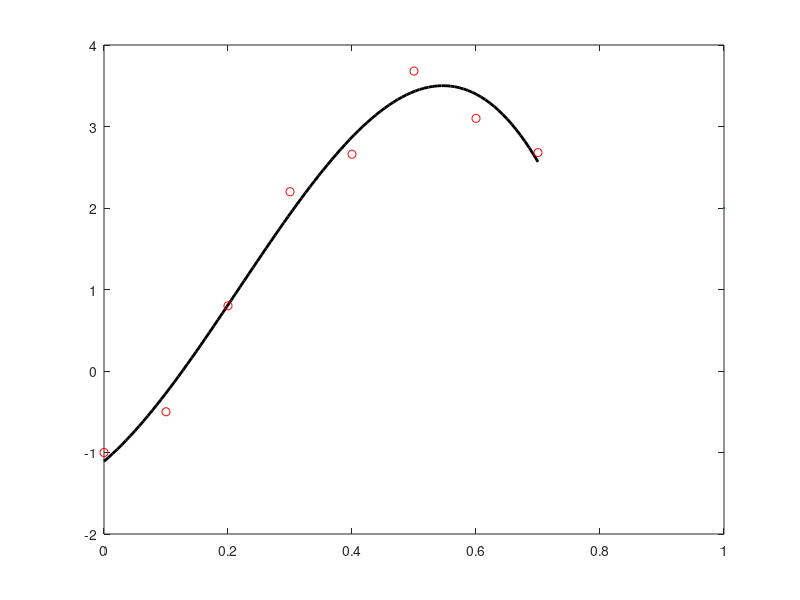

Recreate this plot in MATLAB.
clear; clc;
x = [0; 0.1; 0.2; 0.3; 0.4; 0.5; 0.6; 0.7];
y = [-1; -0.5; 0.8; 2.2; 2.66; 3.68; 3.1; 2.68];
n = length(x); % Defining Length of X vector
m = 3; % Degree of Polynomial
% Defining vector xsum to build A matrix
for i = 1:2*m
    xsum(i) = sum(x.^(i));
end
% Substituting (1,1) entry in A matrix
A(1,1) = n;
% Substituting (1,1) entry in b vector
b(1,1) = sum(y);
% Populating 1st row of A matrix
for j = 2:m+1
    A(1,j) = xsum(j-1);
end
for i = 2:m+1
    for j = 1:(m + 1)
        A(i,j) = xsum(j + i - 2); % Populating all other values of A
    end
    b(i,1) = sum(x.^(i-1).*y); % Populating all other values of b
end
A % Displaying A Matrix
b % Displaying b vector
a = A\b % Calculating 'a' vector having coefficient values
% Plotting polynomial with data points
poly_x = linspace(0,0.7, 100);
for i = 1:length(poly_x)
    poly_y(i) = a(1) + a(2)*poly_x(i) + a(3)*(poly_x(i))^2 + a(4)*(poly_x(i))^3; % Regression polynomial
end
plot(poly_x, poly_y,'k','LineWidth',2)
hold on
plot(x,y,'ro',LineWidth=2)
hold off
% Finding approximate values using polynomial at Xi
for i = 1:n
    p_y(i) = -0.2746 + 12.8780*x(i) - 10.1927*(x(i)).^2 + 3.1185*(x(i)).^3 - 0.2644*(x(i)).^4;
end
% Calculating Sum of Square errors
for i = 1:n
    E(i) = (y(i) - p_y(i)).^2; % Making a vector of Squared errors for each data point
end
E; % Checking the values of errors for each data point
Er = sum(E); % Sum of error square = sum of all squared errors for all the data points
fprintf('Sum of Error Square Er: %2.4f\n', Er)